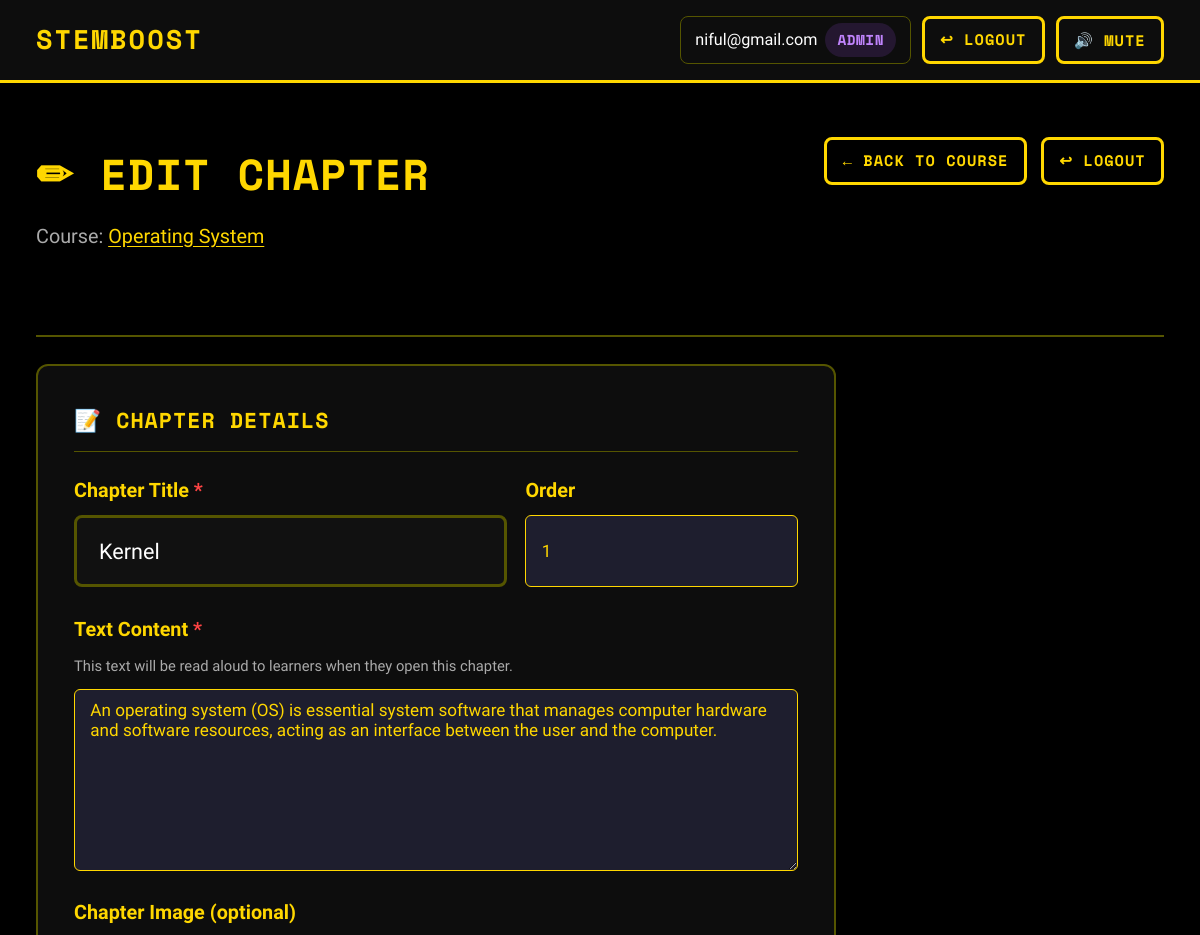
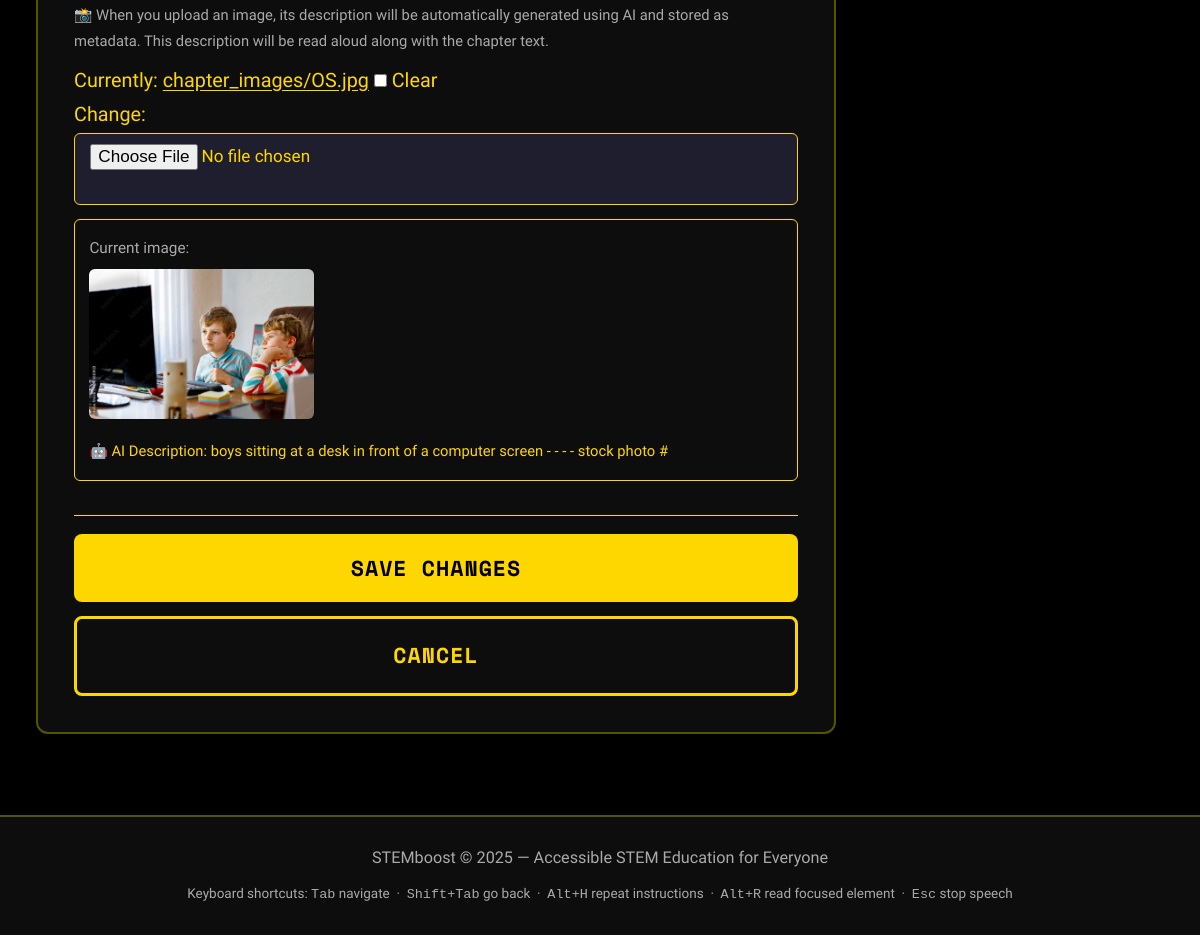
/admin-dashboard/chapter/1/edit/ (signed in), run on the app's committed database (2 pictures, top to bottom).
### core/models.py (models this page shows, shortened)
class User(AbstractBaseUser, PermissionsMixin):
    ROLE_LEARNER = 'learner'
    ROLE_MENTOR  = 'mentor'
    ROLE_ADMIN   = 'admin'
    ROLE_CHOICES = [
        (ROLE_LEARNER, 'Learner'),
        (ROLE_MENTOR,  'Mentor'),
        (ROLE_ADMIN,   'Admin'),
    ]
    id = models.BigAutoField(primary_key=True)
    email = models.EmailField(
        unique=True,
        db_index=True,
        verbose_name='Email Address',
    )
    role = models.CharField(
        max_length=10,
        choices=ROLE_CHOICES,
        default=ROLE_LEARNER,
        verbose_name='User Role',
    )
    is_active = models.BooleanField(default=True)
    is_staff  = models.BooleanField(default=False)
    date_joined = models.DateTimeField(auto_now_add=True)
    objects = UserManager()
    USERNAME_FIELD  = 'email'
    REQUIRED_FIELDS = ['role']
    class Meta:
        db_table = 'stemboost_users'
        verbose_name = 'User'
        verbose_name_plural = 'Users'
        ordering = ['-date_joined']

class Course(models.Model):
    title       = models.CharField(max_length=200)
    description = models.TextField(blank=True)
    price       = models.DecimalField(
        max_digits=8, decimal_places=2, default=0.00,
        help_text='Set to 0.00 for a free course.'
    )
    created_by  = models.ForeignKey(
        User, on_delete=models.SET_NULL, null=True,
        related_name='created_courses', limit_choices_to={'role': 'admin'}
    )
    created_at  = models.DateTimeField(auto_now_add=True)
    updated_at  = models.DateTimeField(auto_now=True)
    class Meta:
        ordering = ['-created_at']

class Chapter(models.Model):
    course            = models.ForeignKey(Course, on_delete=models.CASCADE, related_name='chapters')
    title             = models.CharField(max_length=200)
    content           = models.TextField(help_text='Text content of this chapter')
    image             = models.ImageField(upload_to='chapter_images/', blank=True, null=True)
    image_description = models.TextField(
        blank=True,
        help_text='Auto-generated image description (populated when image is uploaded)'
    )
    order             = models.PositiveIntegerField(default=0)
    created_at        = models.DateTimeField(auto_now_add=True)
    updated_at        = models.DateTimeField(auto_now=True)
    class Meta:
        ordering = ['order', 'created_at']

### core/views/decorators.py (the view)
        @login_required
        def wrapped(request, *args, **kwargs):
            if request.user.role != role:
                return redirect(request.user.get_dashboard_url())
            return view_func(request, *args, **kwargs)

### core/forms.py
class ChapterForm(forms.ModelForm):
    class Meta:
        model  = Chapter
        fields = ['title', 'content', 'image', 'order']
        widgets = {
            'title': forms.TextInput(attrs={
                'class': 'form-input', 'placeholder': 'Chapter title',
                'aria-label': 'Chapter title', 'required': True,
            }),
            'content': forms.Textarea(attrs={
                'class': 'form-input', 'rows': 8,
                'placeholder': 'Chapter text content (this will be read aloud to learners)…',
                'aria-label': 'Chapter content',
            }),
            'image': forms.ClearableFileInput(attrs={
                'class': 'form-input', 'accept': 'image/*',
                'aria-label': 'Chapter image (optional)',
            }),
            'order': forms.NumberInput(attrs={
                'class': 'form-input', 'min': 0,
                'aria-label': 'Chapter order (lower numbers appear first)',
            }),
        }
        labels = {
            'content': 'Text Content',
            'order':   'Display Order',
        }

### core/views/admin.py (called while the page is built, shortened)
@role_required("admin")
def admin_chapter_edit(request, chapter_id: int):
    chapter = get_object_or_404(Chapter, pk=chapter_id)
    form    = ChapterForm(request.POST or None, request.FILES or None, instance=chapter)
    return render(request, "core/chapter_form.html", {
        "page_name": f"Edit Chapter — {chapter.title}",
        "form":      form,
        "chapter":   chapter,
        "course":    chapter.course,
        "action":    "Save Changes",
        "user":      request.user,
    })

### core/templates/core/chapter_form.html (shortened to what this page needs)
{% extends 'core/base.html' %}
{% block main_class %}class="wide"{% endblock %}
{% block content %}
<div role="region" aria-labelledby="chapter-form-heading">
  <div class="dashboard-header" style="margin-bottom:1.5rem;">
    <div>
      <h1 id="chapter-form-heading" class="page-heading">
        {% if chapter %}✏ Edit Chapter{% else %}＋ Add Chapter{% endif %}
      </h1>
      <p class="page-subheading" style="color:var(--text-muted);">
        Course: <a href="{% url 'admin_course_edit' course.id %}" style="color:var(--yellow);">{{ course.title }}</a>
      </p>
    </div>
    <div style="display:flex;gap:0.8rem;align-items:center;">
      <a href="{% url 'admin_course_edit' course.id %}" class="btn btn-secondary btn-sm">← Back to Course</a>
      <a href="{% url 'logout' %}" class="btn btn-secondary btn-sm">↩ Logout</a>
    </div>
  </div>
  <div class="card" style="max-width:800px;">
    <h2 class="section-heading">📝 Chapter Details</h2>
    <form method="post" enctype="multipart/form-data" novalidate>
      <div style="display:flex;flex-direction:column;gap:1.4rem;">
        <div style="display:grid;grid-template-columns:1fr auto;gap:1rem;align-items:start;">
          <div>
            <label for="{{ form.title.id_for_label }}" style="display:block;margin-bottom:0.4rem;font-weight:600;">
              Chapter Title <span style="color:var(--red);">*</span>
            </label>
            {{ form.title }}
          </div>
          <div>
            <label for="{{ form.order.id_for_label }}" style="display:block;margin-bottom:0.4rem;font-weight:600;">
              Order
            </label>
            {{ form.order }}
          </div>
        </div>
        <div>
          <label for="{{ form.content.id_for_label }}" style="display:block;margin-bottom:0.4rem;font-weight:600;">
            Text Content <span style="color:var(--red);">*</span>
          </label>
          <p style="color:var(--text-muted);font-size:0.82rem;margin-bottom:0.5rem;">
            This text will be read aloud to learners when they open this chapter.
          </p>
          {{ form.content }}
        </div>
        <div>
          <label for="{{ form.image.id_for_label }}" style="display:block;margin-bottom:0.4rem;font-weight:600;">
            Chapter Image (optional)
          </label>
          <p style="color:var(--text-muted);font-size:0.82rem;margin-bottom:0.5rem;">
            📸 When you upload an image, its description will be automatically generated using AI
            and stored as metadata. This description will be read aloud along with the chapter text.
          </p>
          {{ form.image }}
          {% if chapter and chapter.image %}
          <div style="margin-top:0.8rem;padding:0.8rem;background:var(--surface);border-radius:6px;border:1px solid var(--border);">
            <p style="font-size:0.85rem;color:var(--text-muted);margin-bottom:0.4rem;">Current image:</p>
            <img src="{{ chapter.image.url }}" alt="Current chapter image"
                 style="max-height:150px;border-radius:6px;object-fit:contain;">
            {% if chapter.image_description %}
            <p style="font-size:0.82rem;color:var(--yellow);margin-top:0.5rem;">
              🤖 AI Description: {{ chapter.image_description }}
            </p>
            {% endif %}
          </div>
          {% endif %}
        </div>
        <div style="display:flex;gap:0.8rem;flex-wrap:wrap;margin-top:0.5rem;border-top:1px solid var(--border);padding-top:1rem;">
          <button type="submit" class="btn btn-primary">{{ action }}</button>
          <a href="{% url 'admin_course_edit' course.id %}" class="btn btn-secondary">Cancel</a>
        </div>
      </div>
    </form>
  </div>
</div>
{% endblock %}

### core/templates/core/base.html (shortened to what this page needs)
{% load static %}<!DOCTYPE html>
<html lang="en">
<head>
  <link rel="stylesheet" href="{% static 'core/css/style.css' %}">
</head>
<body>
  <header role="banner">
    <nav role="navigation" aria-label="Main site navigation">
      <div class="nav-brand" aria-label="STEMboost – Accessible STEM Learning Platform">
        STEMboost
      </div>
      <div class="nav-links" role="menubar" aria-label="User actions" style="display:flex;align-items:center;gap:0.6rem;flex-wrap:wrap;">
        {% if user.is_authenticated %}
        <span class="nav-user"
              aria-label="Logged in as {{ user.email }}, role: {{ user.role }}">
          {{ user.email }}&nbsp;
          <span class="badge badge-{{ user.role }}" aria-hidden="true">{{ user.role|upper }}</span>
        </span>
        <a href="{% url 'logout' %}"
           class="btn btn-secondary btn-sm"
           role="menuitem"
           aria-label="Logout from STEMboost">
          ↩ Logout
        </a>
        {% endif %}
        <button id="btn-mute-toggle"
                class="btn btn-secondary btn-sm"
                aria-label="Mute audio"
                aria-pressed="false"
                title="Mute or unmute spoken audio"
                type="button"
                style="min-width:90px;">
        </button>
      </div>
    </nav>
  </header>
  <main id="main-content"
        role="main"
        {% block main_class %}{% endblock %}>
    {% block content %}{% endblock %}
  </main>
  <footer role="contentinfo">
    <p>STEMboost &copy; 2025 &mdash; Accessible STEM Education for Everyone</p>
    <p>
      <small>
        Keyboard shortcuts:
        <kbd>Tab</kbd> navigate &nbsp;·&nbsp;
        <kbd>Shift+Tab</kbd> go back &nbsp;·&nbsp;
        <kbd>Alt+H</kbd> repeat instructions &nbsp;·&nbsp;
        <kbd>Alt+R</kbd> read focused element &nbsp;·&nbsp;
        <kbd>Esc</kbd> stop speech
      </small>
    </p>
  </footer>
</body>
</html>

### data on the page
User: email "niful@gmail.com", role "ADMIN"
Course: title "Operating System"
Chapter: title "Kernel", order "1", content "An operating system (OS) is essential system software that manages computer hardware and software resources, acting as an interface between the user and the computer.", image (picture), image_description "boys sitting at a desk in front of a computer screen - - - - stock photo #"

### other printed values
{{ action }} "SAVE CHANGES"
